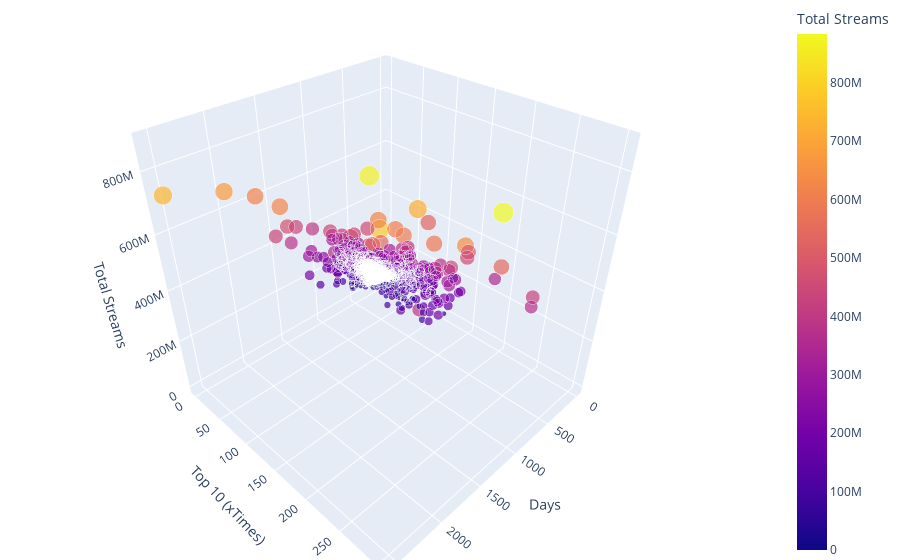

The code cell stored with this chart in its notebook:
### Code cell
import plotly.express as px

fig = px.scatter_3d(song_df, x='Days', y='Top 10 (xTimes)', z='Total Streams',
              color='Total Streams', size='Total Streams'
              )
# tight layout
fig.update_layout(margin=dict(l=0, r=0, b=0, t=0))
fig.show()

### Figure 1 — Plotly figure (JSON) as saved in the notebook; plotly's stock layout.template omitted (floating-point values rounded to 4 significant figures; data arrays with more than 128 entries replaced by an {"elided": "..."} marker saying what was removed)
{"data": [{"hovertemplate": "Days=%{x}<br>Top 10 (xTimes)=%{y}<br>Total Streams=%{marker.color}<extra></extra>", "legendgroup": "", "marker": {"color": {"elided": "11080 int values"}, "coloraxis": "coloraxis", "size": {"elided": "11080 int values"}, "sizemode": "area", "sizeref": 2208000.0, "symbol": "circle"}, "mode": "markers", "name": "", "scene": "scene", "showlegend": false, "type": "scatter3d", "x": {"elided": "11080 int values"}, "y": {"elided": "11080 int values"}, "z": {"elided": "11080 int values"}}], "layout": {"coloraxis": {"colorbar": {"title": {"text": "Total Streams"}}, "colorscale": [[0, "#0d0887"], [0.1111, "#46039f"], [0.2222, "#7201a8"], [0.3333, "#9c179e"], [0.4444, "#bd3786"], [0.5556, "#d8576b"], [0.6667, "#ed7953"], [0.7778, "#fb9f3a"], [0.8889, "#fdca26"], [1, "#f0f921"]]}, "legend": {"itemsizing": "constant", "tracegroupgap": 0}, "margin": {"b": 0, "l": 0, "r": 0, "t": 0}, "scene": {"domain": {"x": [0, 1], "y": [0, 1]}, "xaxis": {"title": {"text": "Days"}}, "yaxis": {"title": {"text": "Top 10 (xTimes)"}}, "zaxis": {"title": {"text": "Total Streams"}}}}}
